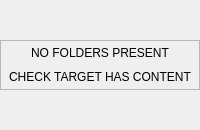
                       <widget class="QWidget" name="page_emptyFolderList">
                        <layout class="QVBoxLayout" name="verticalLayout_25">
                         <property name="spacing">
                          <number>0</number>
                         </property>
                         <property name="leftMargin">
                          <number>0</number>
                         </property>
                         <property name="topMargin">
                          <number>0</number>
                         </property>
                         <property name="rightMargin">
                          <number>0</number>
                         </property>
                         <property name="bottomMargin">
                          <number>0</number>
                         </property>
                         <item>
                          <layout class="QVBoxLayout" name="verticalLayout_24">
                           <property name="spacing">
                            <number>0</number>
                           </property>
                           <item>
                            <spacer name="verticalSpacer_5">
                             <property name="orientation">
                              <enum>Qt::Vertical</enum>
                             </property>
                             <property name="sizeHint" stdset="0">
                              <size>
                               <width>20</width>
                               <height>40</height>
                              </size>
                             </property>
                            </spacer>
                           </item>
                           <item>
                            <widget class="QFrame" name="frame_emptyFolderListCard">
                             <property name="minimumSize">
                              <size>
                               <width>0</width>
                               <height>50</height>
                              </size>
                             </property>
                             <property name="frameShape">
                              <enum>QFrame::StyledPanel</enum>
                             </property>
                             <property name="frameShadow">
                              <enum>QFrame::Raised</enum>
                             </property>
                             <layout class="QVBoxLayout" name="verticalLayout_27">
                              <property name="spacing">
                               <number>0</number>
                              </property>
                              <property name="leftMargin">
                               <number>0</number>
                              </property>
                              <property name="topMargin">
                               <number>0</number>
                              </property>
                              <property name="rightMargin">
                               <number>0</number>
                              </property>
                              <property name="bottomMargin">
                               <number>0</number>
                              </property>
                              <item>
                               <layout class="QVBoxLayout" name="verticalLayout_26">
                                <item>
                                 <widget class="QLabel" name="label_listEmptyTitle">
                                  <property name="text">
                                   <string>NO FOLDERS PRESENT</string>
                                  </property>
                                  <property name="alignment">
                                   <set>Qt::AlignCenter</set>
                                  </property>
                                 </widget>
                                </item>
                                <item>
                                 <widget class="QLabel" name="label_listEmptyDetail">
                                  <property name="text">
                                   <string>CHECK TARGET HAS CONTENT</string>
                                  </property>
                                  <property name="alignment">
                                   <set>Qt::AlignCenter</set>
                                  </property>
                                 </widget>
                                </item>
                               </layout>
                              </item>
                             </layout>
                            </widget>
                           </item>
                           <item>
                            <spacer name="verticalSpacer_4">
                             <property name="orientation">
                              <enum>Qt::Vertical</enum>
                             </property>
                             <property name="sizeHint" stdset="0">
                              <size>
                               <width>20</width>
                               <height>40</height>
                              </size>
                             </property>
                            </spacer>
                           </item>
                          </layout>
                         </item>
                        </layout>
                       </widget>
